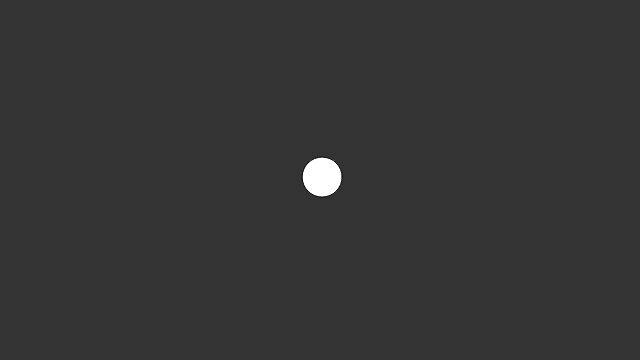
Frame 1 (no input)
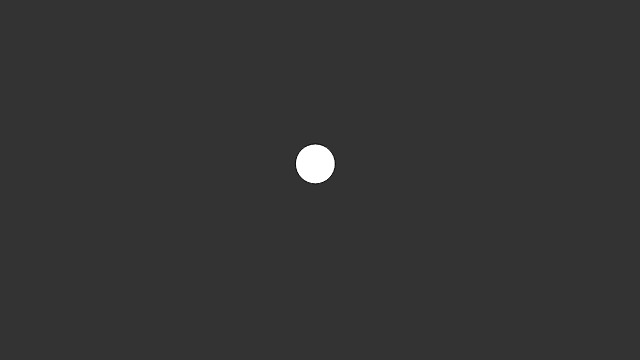
Frame 60 (no input)
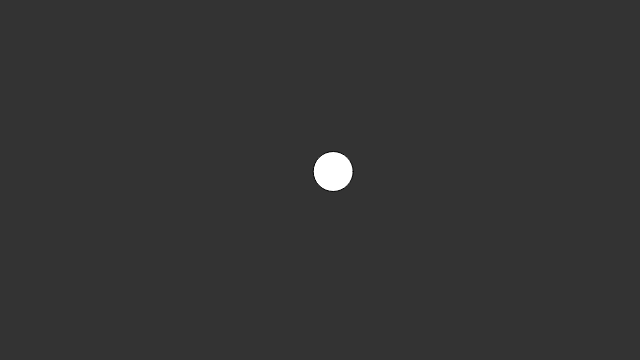
Frame 120 (the mouse pressed at the canvas centre since frame 60)

The p5.js sketch that drew these frames (run headless with seeded random() and noise() and a simulated clock; from frame 60 on, the mouse is pressed at the canvas centre):

// p5.js sketch
// ── sketch.js
//The Nature Of Code
//Elvin Ciqueira
//http://natureofcode.com

let walker;

function setup() {
  createCanvas(640, 360);
  walker = new Walker();
}

function draw() {
  background(51);
  walker.step();
  walker.render();
  walker.update();
}

class Walker {
  constructor() {
    this.pos = createVector(width / 2, height / 2); //Cria um vetor no centro da tela
  }

  update() {
    this.vel = createVector(0, 0); //Adiciona velocidade

    let mouse = createVector(mouseX, mouseY); //Cria vetor na posição do mouse
    this.acc = p5.Vector.sub(mouse, this.pos);
    this.acc.setMag(0.1); //altera a aceleração do vetor

    this.vel.add(this.acc); //Aceleração causando alteração na velocidade
    this.pos.add(this.vel); //Velocidade causando alteração na posição
  }

  render() {
    fill(255);
    ellipse(this.pos.x, this.pos.y, 40, 40);
  }

  step() {
    //Cria aleatoriedade
    var stepx = random(-5, 5);
    var stepy = random(-5, 5);

    this.pos.x += stepx;
    this.pos.y += stepy;
  }
}
